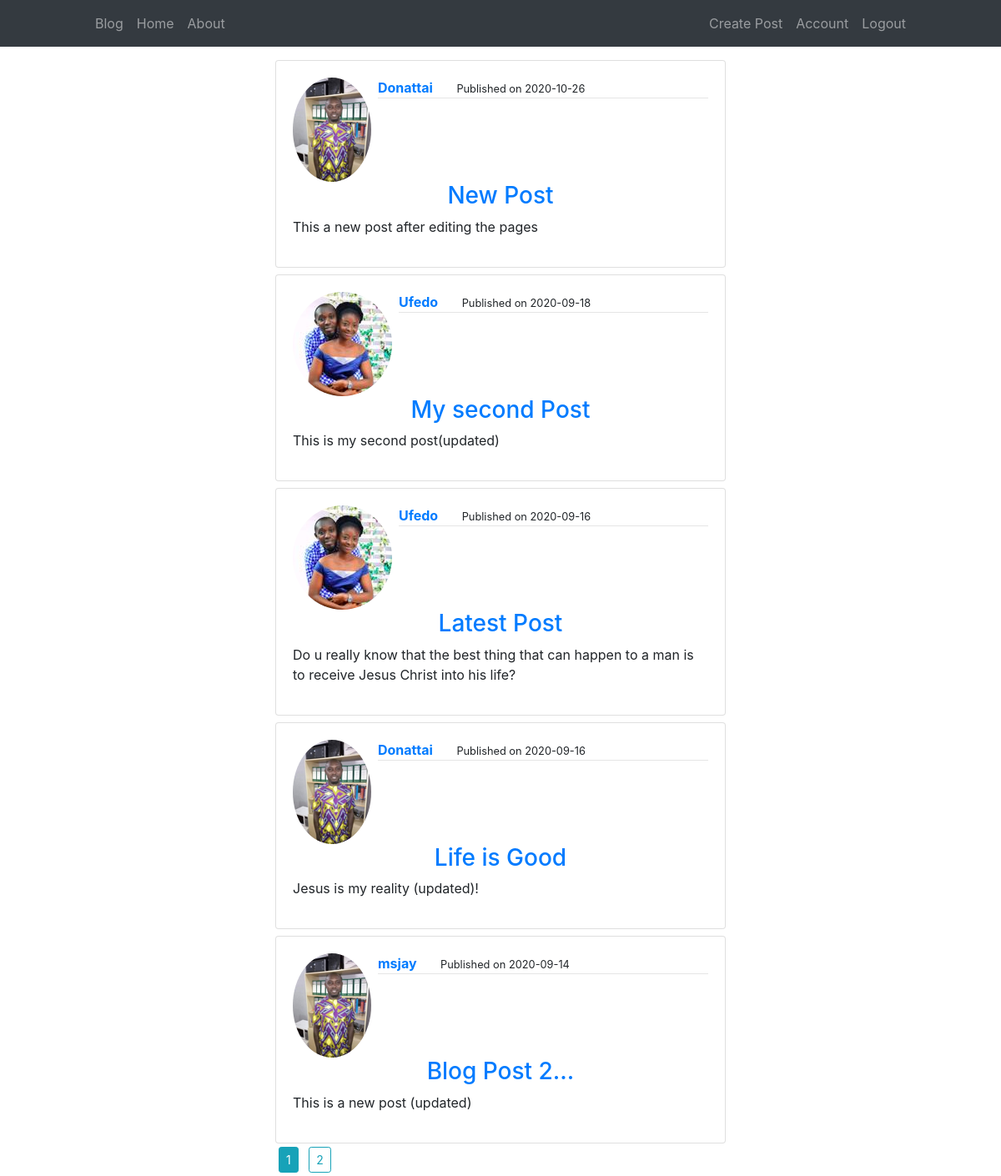
The app's page / (signed in) with its own data.
### flaskapp/models.py (models this page shows, shortened)
class Post(db.Model):
    id = db.Column(db.Integer, primary_key=True)
    title = db.Column(db.String(80), nullable=False )
    content = db.Column(db.Text, nullable=False )
    pub_date = db.Column(db.DateTime, nullable=False, default=datetime.utcnow)
    user_id = db.Column(db.Integer, db.ForeignKey('user.id'), nullable=False)

class User(db.Model, UserMixin):
    id = db.Column(db.Integer, primary_key=True)
    username = db.Column(db.String(15), unique=True, nullable=False )
    email = db.Column(db.String(30), unique=True, nullable=False )
    password = db.Column(db.String(60), nullable=False )
    image_file = db.Column(db.String(20), nullable = False, default='default.png')
    posts = db.relationship('Post', backref='author', lazy=True)

### flaskapp/routes.py (the view)
@app.route('/')
def index():
    page = request.args.get('page', 1, type=int)
    posts = Post.query.order_by(Post.pub_date.desc()).paginate(page=page, per_page=5)
    return render_template('index.html', posts=posts)

### flaskapp/models.py (called while the page is built)
@login_manager.user_loader
def load_user(user_id):
    return User.query.get(int(user_id))

### flaskapp/templates/index.html (shortened to what this page needs)
{% extends 'base.html' %}
{% block content %}
{% for post in posts.items %}
    <div class="row mt-2">
        <div class="col-8 col-sm-6 mx-auto ">
            <div class="card card-body">
                <div class="media">
                    <img class="rounded-circle" src="{{ url_for('static', filename='pictures/' + post.author.image_file ) }}" alt="Image">
                    <div class="media-body">
                        <span class="ml-2 font-weight-bold" ><a href="{{url_for('user_posts', username=post.author.username)}}">{{post.author.username}}</a></span>
                        <small class="ml-4">Published on {{post.pub_date.strftime('%Y-%m-%d')}}</small>
                        <hr class=" mt-0 ml-2">
                    </div>
                </div>
                <a href="{{ url_for('post', post_id=post.id) }}"><h3 class="text-center">{{post.title}}</h3></a>
                <p>{{ post.content }}</p>
            </div>
        </div>
    </div>
{% endfor %}
<div class="row">
    <div class="col-8 col-sm-6 mx-auto">
        {% for page_num in posts.iter_pages( right_edge=1, left_edge=1, right_current=3, left_current=1)  %}
        {% if page_num %}
            {% if posts.page == page_num %}
                <a class="btn btn-info btn-sm m-1" href=" {{ url_for('index', page=page_num) }} ">{{page_num}}</a>
            {% else %}
                <a class="btn btn-outline-info btn-sm m-1" href=" {{ url_for('index', page=page_num) }} ">{{page_num}}</a>
            {% endif %}
        {% else %}
            ...
        {% endif %}
    {% endfor %}
    </div>
</div>
{% endblock content %}

### records on screen
Post: image_file (picture), author.username "Donattai", pub_date "2020-10-26", title "New Post", content "This a new post after editing the pages"
Post: image_file (picture), author.username "Ufedo", pub_date "2020-09-18", title "My second Post", content "This is my second post(updated)"
Post: image_file (picture), author.username "Ufedo", pub_date "2020-09-16", title "Latest Post", content "Do u really know that the best thing that can happen to a man is to receive Jesus Christ into his life?"
Post: image_file (picture), author.username "Donattai", pub_date "2020-09-16", title "Life is Good", content "Jesus is my reality (updated)!"
Post: image_file (picture), author.username "msjay", pub_date "2020-09-14", title "Blog Post 2...", content "This is a new post (updated)"

### other values on screen
{{ page_num }} "1"
{{ page_num }} "2"
